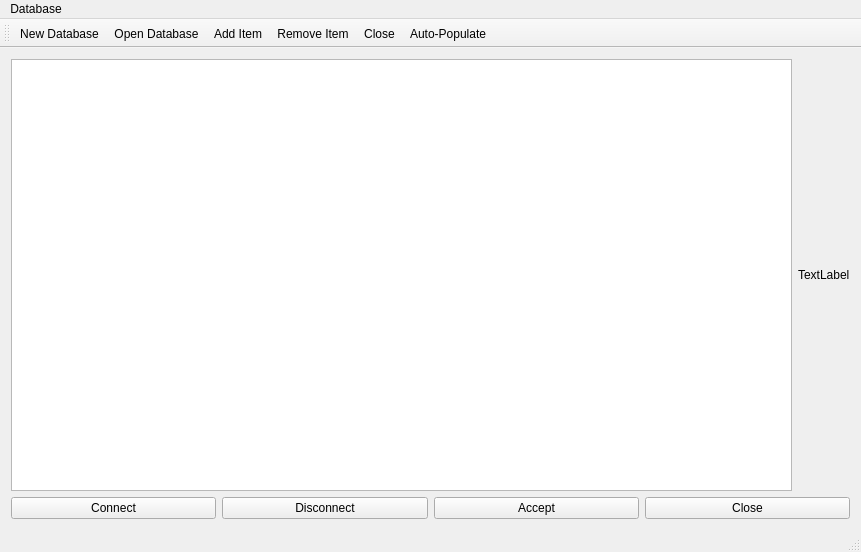
<?xml version="1.0" encoding="UTF-8"?>
<ui version="4.0">
 <class>firstNestedTable</class>
 <widget class="QMainWindow" name="firstNestedTable">
  <property name="geometry">
   <rect>
    <x>0</x>
    <y>0</y>
    <width>861</width>
    <height>552</height>
   </rect>
  </property>
  <property name="windowTitle">
   <string>firstNestedTable</string>
  </property>
  <widget class="QWidget" name="centralWidget">
   <layout class="QGridLayout" name="gridLayout">
    <item row="0" column="0">
     <widget class="QTableView" name="tableView"/>
    </item>
    <item row="0" column="1">
     <widget class="QLabel" name="label">
      <property name="text">
       <string>TextLabel</string>
      </property>
     </widget>
    </item>
    <item row="1" column="0" colspan="2">
     <layout class="QHBoxLayout" name="horizontalLayout">
      <item>
       <widget class="QPushButton" name="connect">
        <property name="text">
         <string>Connect</string>
        </property>
       </widget>
      </item>
      <item>
       <widget class="QPushButton" name="disconnect">
        <property name="text">
         <string>Disconnect</string>
        </property>
       </widget>
      </item>
      <item>
       <widget class="QPushButton" name="accept">
        <property name="text">
         <string>Accept</string>
        </property>
       </widget>
      </item>
      <item>
       <widget class="QPushButton" name="close">
        <property name="text">
         <string>Close</string>
        </property>
       </widget>
      </item>
     </layout>
    </item>
   </layout>
  </widget>
  <widget class="QMenuBar" name="menuBar">
   <property name="geometry">
    <rect>
     <x>0</x>
     <y>0</y>
     <width>861</width>
     <height>25</height>
    </rect>
   </property>
   <widget class="QMenu" name="menuDatabase">
    <property name="title">
     <string>Database</string>
    </property>
    <addaction name="actionClose"/>
    <addaction name="New_Database"/>
    <addaction name="actionOpen_Database"/>
   </widget>
   <addaction name="menuDatabase"/>
  </widget>
  <widget class="QToolBar" name="mainToolBar">
   <attribute name="toolBarArea">
    <enum>TopToolBarArea</enum>
   </attribute>
   <attribute name="toolBarBreak">
    <bool>false</bool>
   </attribute>
   <addaction name="New_Database"/>
   <addaction name="actionOpen_Database"/>
   <addaction name="action_AddItem"/>
   <addaction name="action_RemoveItem"/>
   <addaction name="actionClose"/>
   <addaction name="actionAuto_Populate"/>
  </widget>
  <widget class="QStatusBar" name="statusBar"/>
  <action name="actionClose">
   <property name="icon">
    <iconset resource="qrc/res.qrc">
     <normaloff>:/close2.png</normaloff>:/close2.png</iconset>
   </property>
   <property name="text">
    <string>Close</string>
   </property>
  </action>
  <action name="New_Database">
   <property name="icon">
    <iconset resource="qrc/res.qrc">
     <normaloff>:/new_database.png</normaloff>:/new_database.png</iconset>
   </property>
   <property name="text">
    <string>New Database</string>
   </property>
   <property name="toolTip">
    <string>New Database</string>
   </property>
  </action>
  <action name="actionOpen_Database">
   <property name="icon">
    <iconset resource="qrc/res.qrc">
     <normaloff>:/database.png</normaloff>:/database.png</iconset>
   </property>
   <property name="text">
    <string>Open Database</string>
   </property>
  </action>
  <action name="action_AddItem">
   <property name="icon">
    <iconset resource="qrc/res.qrc">
     <normaloff>:/working.png</normaloff>:/working.png</iconset>
   </property>
   <property name="text">
    <string>Add Item</string>
   </property>
  </action>
  <action name="action_RemoveItem">
   <property name="icon">
    <iconset resource="qrc/res.qrc">
     <normaloff>:/close.png</normaloff>:/close.png</iconset>
   </property>
   <property name="text">
    <string>Remove Item</string>
   </property>
  </action>
  <action name="actionAuto_Populate">
   <property name="icon">
    <iconset resource="qrc/res.qrc">
     <normaloff>:/cloud_connection.png</normaloff>:/cloud_connection.png</iconset>
   </property>
   <property name="text">
    <string>Auto-Populate</string>
   </property>
   <property name="toolTip">
    <string>Load from image directory</string>
   </property>
  </action>
 </widget>
 <layoutdefault spacing="6" margin="11"/>
 <resources>
  <include location="qrc/res.qrc"/>
 </resources>
 <connections/>
</ui>
